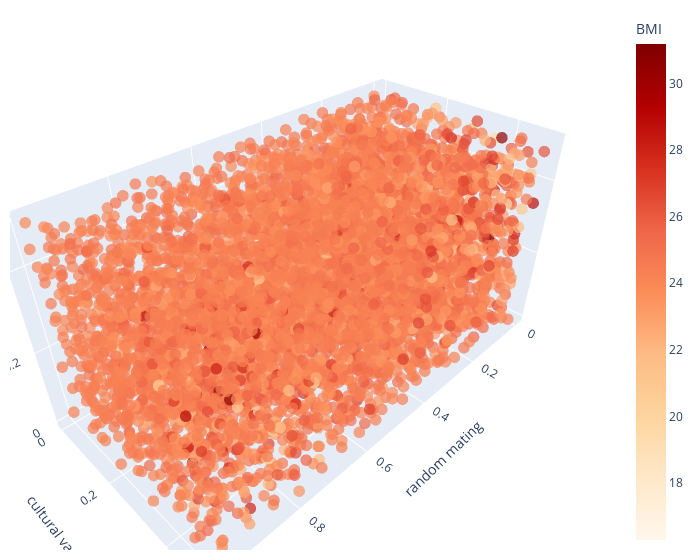

The notebook cell saved with this chart:
### Code cell
fig = px.scatter_3d(df, x='p_random_mating', y='p_vertical_trans_variance', z= 'p_initial_genetic_variance',
              color='average_bmi', color_continuous_scale = px.colors.sequential.OrRd)

fig.update_traces(marker=dict(size=4, opacity = 0.7),
                  selector=dict(mode='markers'))
fig.update_layout(scene = dict(
                    xaxis_title='random mating',
                    yaxis_title='cultural variance',
                    zaxis_title='genetic variance'),
                    width=700,
                    margin=dict(r=20, b=10, l=10, t=10), 
                    coloraxis_colorbar=dict(title="BMI")
                    )
fig.show()
fig.write_image(plots_path + "3D-scatter-snp-vt-efast-bmi.pdf")
shutil.copy(plots_path + "3D-scatter-snp-vt-efast-bmi.pdf", "../manuscript/plots/")

### Figure 1 — Plotly figure (JSON) as saved in the notebook; plotly's stock layout.template omitted (floating-point values rounded to 4 significant figures; data arrays with more than 128 entries replaced by an {"elided": "..."} marker saying what was removed)
{"data": [{"hovertemplate": "p_random_mating=%{x}<br>p_vertical_trans_variance=%{y}<br>p_initial_genetic_variance=%{z}<br>average_bmi=%{marker.color}<extra></extra>", "legendgroup": "", "marker": {"color": {"elided": "6000 float values"}, "coloraxis": "coloraxis", "opacity": 0.7, "size": 4, "symbol": "circle"}, "mode": "markers", "name": "", "scene": "scene", "showlegend": false, "type": "scatter3d", "x": {"elided": "6000 float values"}, "y": {"elided": "6000 float values"}, "z": {"elided": "6000 float values"}}], "layout": {"coloraxis": {"colorbar": {"title": {"text": "BMI"}}, "colorscale": [[0, "rgb(255,247,236)"], [0.125, "rgb(254,232,200)"], [0.25, "rgb(253,212,158)"], [0.375, "rgb(253,187,132)"], [0.5, "rgb(252,141,89)"], [0.625, "rgb(239,101,72)"], [0.75, "rgb(215,48,31)"], [0.875, "rgb(179,0,0)"], [1, "rgb(127,0,0)"]]}, "legend": {"tracegroupgap": 0}, "margin": {"b": 10, "l": 10, "r": 20, "t": 10}, "scene": {"domain": {"x": [0, 1], "y": [0, 1]}, "xaxis": {"title": {"text": "random mating"}}, "yaxis": {"title": {"text": "cultural variance"}}, "zaxis": {"title": {"text": "genetic variance"}}}, "width": 700}}
